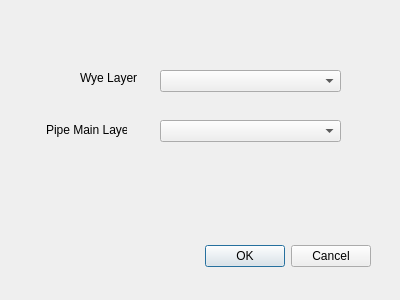
<?xml version="1.0" encoding="UTF-8"?>
<ui version="4.0">
 <class>AddLateralAtWyeDialogBase</class>
 <widget class="QDialog" name="AddLateralAtWyeDialogBase">
  <property name="geometry">
   <rect>
    <x>0</x>
    <y>0</y>
    <width>400</width>
    <height>300</height>
   </rect>
  </property>
  <property name="windowTitle">
   <string>Add Lateral at Wye</string>
  </property>
  <widget class="QDialogButtonBox" name="button_box">
   <property name="geometry">
    <rect>
     <x>30</x>
     <y>240</y>
     <width>341</width>
     <height>32</height>
    </rect>
   </property>
   <property name="orientation">
    <enum>Qt::Horizontal</enum>
   </property>
   <property name="standardButtons">
    <set>QDialogButtonBox::Cancel|QDialogButtonBox::Ok</set>
   </property>
  </widget>
  <widget class="QComboBox" name="wyelyr_comboBox">
   <property name="geometry">
    <rect>
     <x>160</x>
     <y>70</y>
     <width>181</width>
     <height>22</height>
    </rect>
   </property>
  </widget>
  <widget class="QComboBox" name="mainlyr_comboBox">
   <property name="geometry">
    <rect>
     <x>160</x>
     <y>120</y>
     <width>181</width>
     <height>22</height>
    </rect>
   </property>
  </widget>
  <widget class="QLabel" name="label">
   <property name="geometry">
    <rect>
     <x>80</x>
     <y>70</y>
     <width>71</width>
     <height>16</height>
    </rect>
   </property>
   <property name="text">
    <string>Wye Layer</string>
   </property>
  </widget>
  <widget class="QLabel" name="label_2">
   <property name="geometry">
    <rect>
     <x>46</x>
     <y>120</y>
     <width>81</width>
     <height>20</height>
    </rect>
   </property>
   <property name="text">
    <string>Pipe Main Layer</string>
   </property>
  </widget>
 </widget>
 <resources/>
 <connections>
  <connection>
   <sender>button_box</sender>
   <signal>accepted()</signal>
   <receiver>AddLateralAtWyeDialogBase</receiver>
   <slot>accept()</slot>
   <hints>
    <hint type="sourcelabel">
     <x>20</x>
     <y>20</y>
    </hint>
    <hint type="destinationlabel">
     <x>20</x>
     <y>20</y>
    </hint>
   </hints>
  </connection>
  <connection>
   <sender>button_box</sender>
   <signal>rejected()</signal>
   <receiver>AddLateralAtWyeDialogBase</receiver>
   <slot>reject()</slot>
   <hints>
    <hint type="sourcelabel">
     <x>20</x>
     <y>20</y>
    </hint>
    <hint type="destinationlabel">
     <x>20</x>
     <y>20</y>
    </hint>
   </hints>
  </connection>
 </connections>
</ui>
